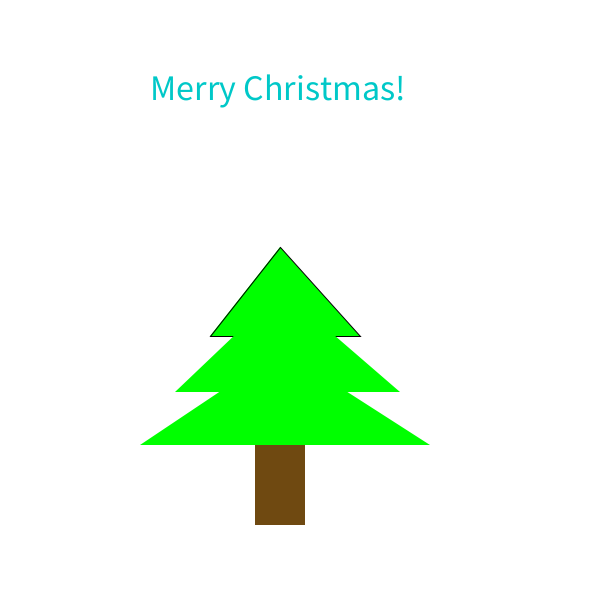
Frame 1 (no input)
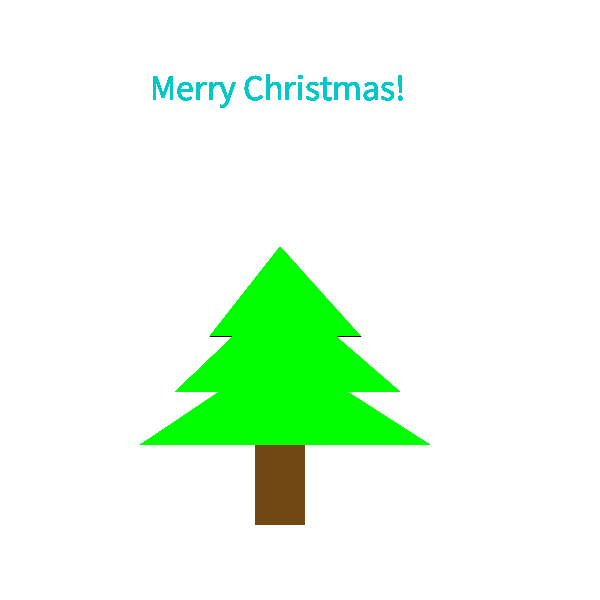
Frame 60 (the mouse pressed at the canvas centre just before this capture)
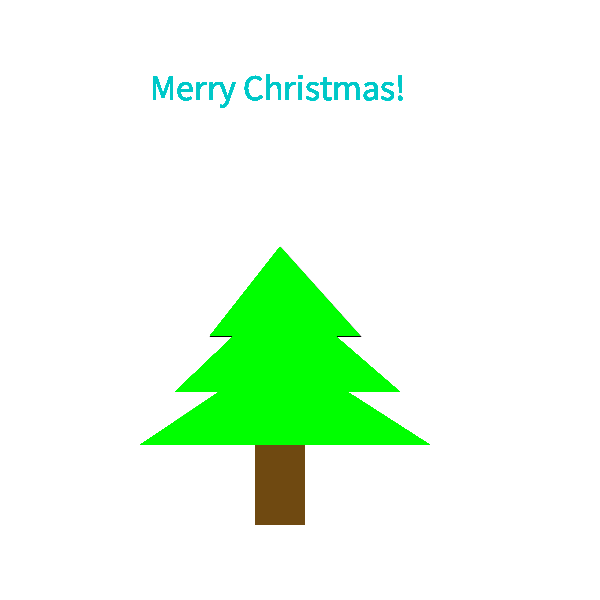
Frame 120 (the mouse held since frame 60 and released just before this capture)

The Processing sketch that drew these frames (run headless with seeded random() and noise(); from frame 60 on, the mouse is pressed at the canvas centre):

// Processing sketch: processing_149359
// ── processing_149359.pde


void setup()
{
  size(600,600);
  background(255,255,255);
  
}

void draw()

{
 fill(0,255,0);
 triangle(210,336,280,247,360,336);
 noStroke(); 
 fill(0,255,0);
 triangle(175,392,282,290,400,392);
 noStroke();
 fill(0,255,0);
 triangle(140,445,282,350,430,445);
 fill(111,73,17);
 rect(255,445,50,80);

 textSize(36);
 fill(0,200,200);
 text("Merry Christmas!", 150,100);

}
  
  
{  
  println(mouseX + " " + mouseY);
  
}
